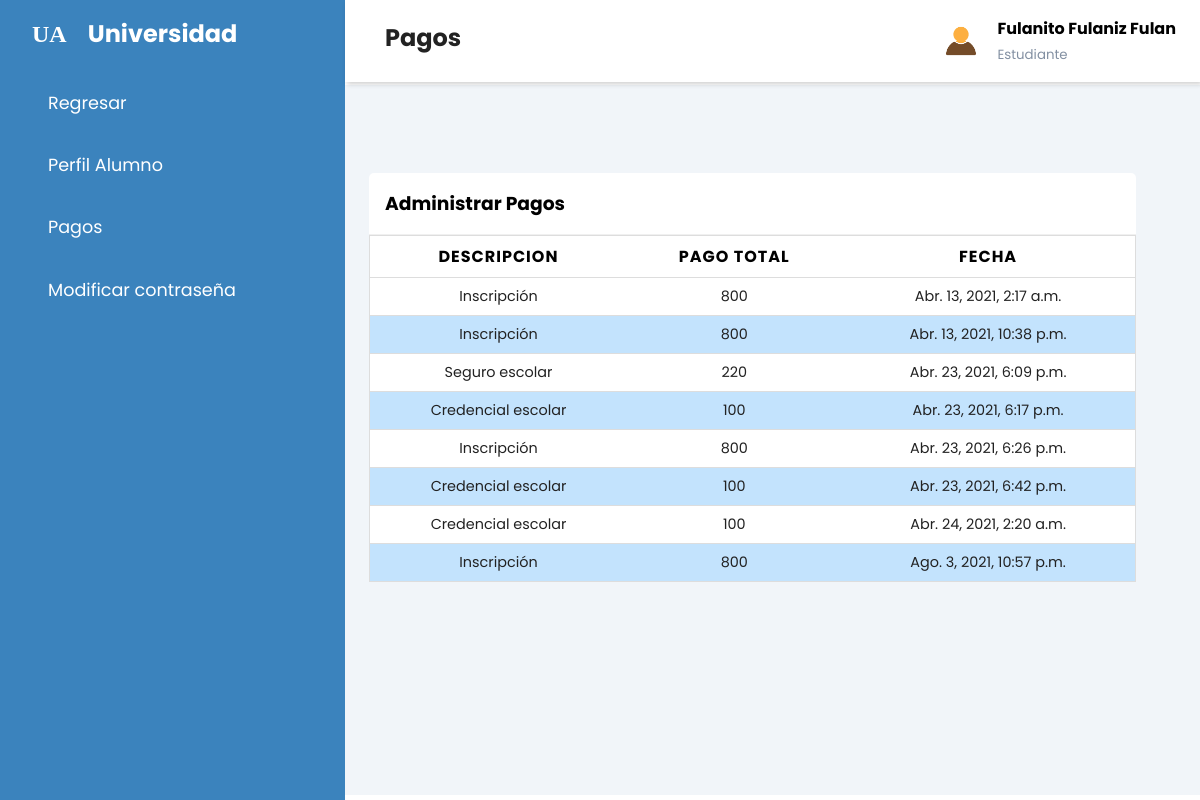
The page /finance/student/payments/199228/ (signed in) on the database its author committed.
### pagos/models.py (models this page shows, shortened)
class Alumno(models.Model):
    ESTATUS = (
			('Activo', 'Activo'),
			('Baja', 'Baja'),
            ('Graduado', 'Graduado'),
			)
    matricula = models.CharField(max_length=100, primary_key=True)
    user = models.OneToOneField(User, null=True, blank=True, on_delete=models.CASCADE)
    email = models.CharField(max_length=100,null=True, blank=True)
    nombre = models.CharField(max_length=100,null=True, blank=True)
    apellido = models.CharField(max_length=150, null=True, blank=True)
    direccion = models.CharField(max_length=100, null=True, blank=True)
    telefono = models.CharField(max_length=12, null=True, blank=True)
    clave_carrera = models.ForeignKey(Carrera, null=True, blank=True, on_delete=models.CASCADE)
    clave_plantel = models.ForeignKey(Plantel, null=True, blank=True, on_delete=models.CASCADE)
    estatus = models.CharField(max_length=100, choices=ESTATUS, default=ESTATUS[0][0])

class Tramite(models.Model):
    ESTADO = (
			('Completado', 'Completado'),
			('En Progreso', 'En Progreso'),
            ('Deuda', 'Deuda'),
			)
    clave_alumno = models.ForeignKey(Alumno, null=True, blank=True, on_delete=models.CASCADE)
    clave_pago = models.ForeignKey(Pago, null=True, blank=True, on_delete=models.CASCADE)
    fecha_tramitado = models.DateTimeField(auto_now_add=True, null=True)
    encargado_tramite = models.ForeignKey(Finanza, null=True, blank=True, on_delete=models.CASCADE)
    pago_parcial = models.CharField(max_length=100)
    proximo_pago = models.DateField(auto_now_add=False, null=True, blank=True)
    monto_adeudo = models.IntegerField(null=True, blank=True)
    estado = models.CharField(max_length=100, choices=ESTADO)

class Pago(models.Model):
    tipo_pago = models.CharField(max_length=200)
    monto = models.IntegerField(null=True)

### core/decorators.py (the view)
		def wrapper_func(request, *args, **kwargs):
			group = None
			if request.user.groups.exists():
				group = request.user.groups.all()[0].name
			if group in allowed_roles:
				return view_func(request, *args, **kwargs)
			else:
				return HttpResponse('No estás autorizado a ver esta página')

### finance/views.py (called while the page is built)
@login_required(login_url='login')
@allowed_users(allowed_roles=['finanza'])
def pagos_alumno(request, id_alumno):
    perfil = request.user.finanza
    alumno_perfil = Alumno.objects.get(matricula=id_alumno)
    pagos = Tramite.objects.filter(clave_alumno=id_alumno)
    return render(request,'finance/pagos_alumno.html',{'perfil':perfil, 'alumno_perfil':alumno_perfil, 'pagos':pagos})

### finance/templates/finance/pagos_alumno.html (shortened to what this page needs)
{% extends 'core/base_perfil.html' %}
{% load static %}
{% block titleheader %}Pagos {% endblock %}
{% block content %}
<div class="recent-grid">
	<div class="projects">
		<div class="card">
			<div class="card-header">
				<h3>Administrar Pagos</h3>
			</div>
			<div class="card-body">
				<div class="table-responsive">
					{% if pagos %}
					<table width="100%">
						<thead>
							<tr>
								<th>Descripcion</th>
								<th>Pago Total</th>
								<th>Fecha</th>
							</tr>
						</thead>
							<tbody>
								{% for i in pagos %}
								{% if i.estado == "Completado" %}
								<tr>
									<td data-label="Descripcion:" >{{i.clave_pago.tipo_pago}}</td>
									<td data-label="Pago Total:" >{{i.clave_pago.monto}}</td>
									<td data-label="Fecha pago:" >{{i.fecha_tramitado}}</td>
								</tr>
								{% endif %}
								{% endfor %}
							</tbody>
					</table>
					{% else %}
					<h4>No Tienes Ningun Pago</h4>
					{% endif %}
				</div>
			</div>
		</div>
	</div>
{% endblock %}

### core/templates/core/base_perfil.html (shortened to what this page needs)
{% load static %}
{% load pwa %}
<!DOCTYPE html>
<html lang="en">
<head>
    <link rel = "stylesheet" href = "https://maxst.icons8.com/vue-static/landings/line-awesome/line-awesome/1.3.0/css/line-awesome.min.css" >
    <link rel="stylesheet" href="{% static 'core/css/style.css' %}">
    <link rel="stylesheet" href="{% static 'core/css/tablas.css' %}">
    <link rel="stylesheet" href="{% static 'core/css/toast.css' %}">
</head>
<body>
    <div class="sidebar">
        <div class="sidebar-brand">
            <h2>
                <span>UA</span>
                <span>Universidad</span>
            </h2>
        </div>
        <div class="sidebar-menu">
            <ul>
                <li>
                    <a href="{% url 'home_finance' %}">
                        <span class="las la-igloo"></span>
                        <span>Regresar </span>
                    </a>
                </li>
                <li>
                    <a href="{% url 'profile_student' alumno_perfil.matricula %}">
                        <span class="las la-user-circle"></span>
                        <span>Perfil Alumno </span>
                    </a>
                </li>
                <li>
                    <a href="{% url 'payments_student' alumno_perfil.matricula %}">
                        <span class="las la-clipboard-list"></span>
                        <span>Pagos</span>
                    </a>
                </li>
                <li>
                    <a href="{% url 'password_reset_student' alumno_perfil.matricula %}">
                        <span class="las la-user-circle"></span>
                        <span>Modificar contraseña</span>
                    </a>
                </li>
            </ul>
        </div>
    </div>
    <div class="main-content">
        <header>
            <h2>
                <label for="nav-toggle">
                    <span class="las la-bars"></span>
                </label>
                {% block titleheader %} {% endblock %}
            </h2>
            <div class="user-wrapper">
                <img src="{% static 'core/img/avatar.jpg' %}" width="40px" height="40px" alt="">
                <div>
                    <h4>{{alumno_perfil.nombre}} {{alumno_perfil.apellido}}</h4>
                    <small>Estudiante</small>
                </div>
            </div>
        </header>
        <main>
          {% block content %}{% endblock %}
        </main>
    </div>
</body>
</html>

### core/static/core/css/style.css (style rules this page uses)
* { padding: 0; margin: 0; box-sizing: border-box; list-style-type: none; text-decoration: none; font-family: 'Poppins', sans-serif; }
.sidebar { width: 345px; position: fixed; left: 0; top: 0; height: 100%; background: var(--main-color); z-index: 100; transition: width 300ms; }
.sidebar-brand { height: 90; padding: 1rem 0rem 1rem 2rem; color: white; }
.sidebar-brand span { display: inline-block; padding-right: 1rem; }
.sidebar-brand span:first-child { font-family: fantasy; font-size: 1.5rem; }
.sidebar-menu { margin-top: 1rem; }
.sidebar-menu li { width: 100%; margin-bottom: 1.7rem; padding-left: 1rem; }
.sidebar-menu a { padding-left: 1rem; display: block; color: #fff; font-size: 1.1rem; }
.sidebar-menu a span:first-child { font-size: 1.5rem; padding-right: 1rem; }
.main-content { transition: margin-left 300ms; margin-left: 345px; }
header { background: #fff; display: flex; justify-content: space-between; padding: 1rem 1.5rem; box-shadow: 2px 2px 5px rgba(0, 0, 0, 0.2); position: fixed; left: 345px; width: calc(100% - 345px); top: 0; z-index: 100; transition: left 300ms; }
header h2 { color: #222; }
header label span { font-size: 1.7rem; padding-right: 1rem; }
.user-wrapper { display: flex; align-items: center; }
.user-wrapper img { border-radius: 50%; margin-right: 1rem; }
.user-wrapper small { display: inline-block; color: var(--text-grey); }
main { margin-top: 85px; padding: 2rem 1.5rem; background: #f1f5f9; min-height: calc(100vh - 90px); }
.recent-grid { margin-top: 3.5rem; display: grid; grid-gap: 2rem; grid-template-columns: 95% auto; }
.card { background: #fff; border-radius: 5px; }
.card-header { padding: 1rem; }
.card-header { display: flex; justify-content: space-between; align-items: center; border-bottom: 1px solid #f0f0f0; }
table { border-collapse: collapse; }
thead tr { border-top: 1px solid #f0f0f0; border-bottom: 1px solid #f0f0f0; }
td { padding: .5rem 1rem; font-size: .9rem; color: #222; }
.table-responsive { width: 100%; overflow-x: auto; }

### core/static/core/css/tablas.css (style rules this page uses)
table { border: 1px solid #ccc; width: 100%; margin: 0; padding: 0; border-collapse: collapse; border-spacing: 0; }
table tr { border: 1px solid #ddd; padding: 5px; }
table tr:nth-child(even) { background-color: var(--color-blue); }
table td, table th { padding: 8px; text-align: center; }
table th { text-transform: uppercase; font-family: 18px; letter-spacing: 1px; }

### core/static/core/css/config.css (style rules this page uses)
:root { --main-color: #3B83BD; --color-dark: #1D2231; --text-grey: #8390A2; --color-blue: #C3E3FD; --color-hover: #C9E9FC; }

### rows shown on the page
Alumno: nombre "Fulanito", apellido "Fulaniz Fulan"
Tramite: clave_pago.tipo_pago "Inscripción", clave_pago.monto "800", fecha_tramitado "Abr. 13, 2021, 2:17 a.m."
Tramite: clave_pago.tipo_pago "Inscripción", clave_pago.monto "800", fecha_tramitado "Abr. 13, 2021, 10:38 p.m."
Tramite: clave_pago.tipo_pago "Seguro escolar", clave_pago.monto "220", fecha_tramitado "Abr. 23, 2021, 6:09 p.m."
Tramite: clave_pago.tipo_pago "Credencial escolar", clave_pago.monto "100", fecha_tramitado "Abr. 23, 2021, 6:17 p.m."
Tramite: clave_pago.tipo_pago "Inscripción", clave_pago.monto "800", fecha_tramitado "Abr. 23, 2021, 6:26 p.m."
Tramite: clave_pago.tipo_pago "Credencial escolar", clave_pago.monto "100", fecha_tramitado "Abr. 23, 2021, 6:42 p.m."
Tramite: clave_pago.tipo_pago "Credencial escolar", clave_pago.monto "100", fecha_tramitado "Abr. 24, 2021, 2:20 a.m."
Tramite: clave_pago.tipo_pago "Inscripción", clave_pago.monto "800", fecha_tramitado "Ago. 3, 2021, 10:57 p.m."
